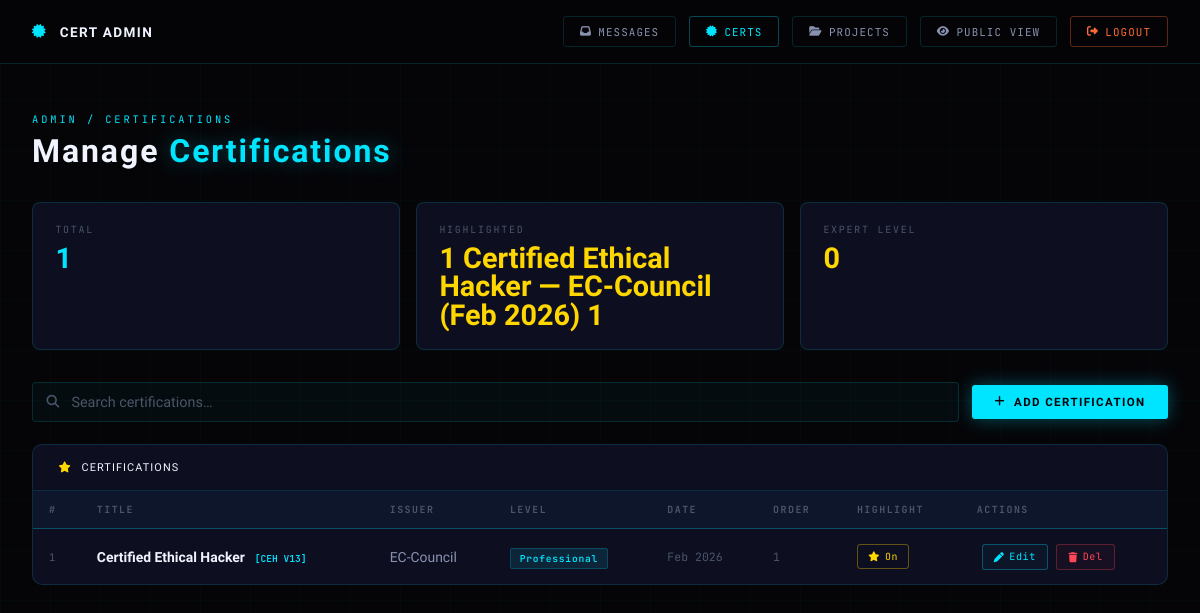
/dashboard/certs/ (signed in), run on the app's committed database.
### apps/portfolio/models.py (models this page shows)
class Certification(models.Model):
    LEVEL_CHOICES = [
        ('expert',       'Expert / Top Tier'),
        ('professional', 'Professional'),
        ('associate',    'Associate'),
        ('beginner',     'Beginner / Foundation'),
    ]
    title           = models.CharField(max_length=200)
    badge_label     = models.CharField(max_length=60, blank=True)
    issuer          = models.CharField(max_length=200)
    issue_date      = models.DateField()
    credential_id   = models.CharField(max_length=200, blank=True)
    credential_url  = models.URLField(blank=True)
    description     = models.TextField(blank=True)
    certificate_image = models.ImageField(upload_to='certificates/', blank=True, null=True)
    level           = models.CharField(max_length=20, choices=LEVEL_CHOICES, default='professional')
    is_highlighted  = models.BooleanField(default=False)
    display_order   = models.PositiveIntegerField(default=0)
    created_at      = models.DateTimeField(auto_now_add=True)
    class Meta:
        ordering = ['display_order', '-issue_date', '-created_at']
        verbose_name = 'Certification'
        verbose_name_plural = 'Certifications'
    def __str__(self):
        return f"{self.title} — {self.issuer} ({self.issue_date:%b %Y})"

### apps/portfolio/views.py (the view)
# urls.py: path('dashboard/certs/', views.cert_dashboard, name='cert_dashboard'),
@login_required
def cert_dashboard(request):
    certs         = Certification.objects.all().order_by('display_order', '-issue_date')
    alert_success = request.session.pop('cert_alert', None)
    return render(request, 'cert_dashboard.html', {'certs': certs, 'alert_success': alert_success})

### apps/portfolio/templates/cert_dashboard.html (shortened to what this page needs)
{% load static %}
<!DOCTYPE html>
<html lang="en">
<head>
  <link rel="stylesheet" href="https://cdnjs.cloudflare.com/ajax/libs/font-awesome/6.5.0/css/all.min.css">
</head>
<body>
<nav class="topbar">
  <div class="topbar-brand"><i class="fas fa-certificate"></i> CERT ADMIN</div>
  <div class="topbar-right">
    <a href="{% url 'dashboard' %}" class="btn-nav"><i class="fas fa-inbox"></i> Messages</a>
    <a href="{% url 'cert_dashboard' %}" class="btn-nav cyan"><i class="fas fa-certificate"></i> Certs</a>
    <a href="{% url 'project_dashboard' %}" class="btn-nav"><i class="fas fa-folder-open"></i> Projects</a>
    <a href="{% url 'certifications' %}" class="btn-nav" target="_blank"><i class="fas fa-eye"></i> Public View</a>
    <form method="post" action="{% url 'logout' %}" style="display:inline;">{% csrf_token %}
      <button type="submit" class="btn-logout"><i class="fas fa-sign-out-alt"></i> Logout</button>
    </form>
  </div>
</nav>
<main class="main">
  <div class="page-header">
    <div>
      <p class="page-eyebrow">Admin / Certifications</p>
      <h1 class="page-title">Manage <span class="accent">Certifications</span></h1>
    </div>
  </div>
  <div class="stats-row">
    <div class="stat-card">
      <div class="stat-label">Total</div>
      <div class="stat-value">{{ certs|length }}</div>
    </div>
    <div class="stat-card">
      <div class="stat-label">Highlighted</div>
      <div class="stat-value" style="color:var(--gold);">
        {% with count=0 %}{% for c in certs %}{% if c.is_highlighted %}{{ forloop.counter0|add:1 }}{% endif %}{% endfor %}{% endwith %}
        {{ certs|dictsort:"is_highlighted"|last|default:"-" }}
        <span id="hl-count">—</span>
      </div>
    </div>
    <div class="stat-card">
      <div class="stat-label">Expert Level</div>
      <div class="stat-value" style="color:var(--gold);" id="expert-count">—</div>
    </div>
  </div>
  <div class="toolbar">
    <div class="search-wrap">
      <i class="fas fa-search"></i>
      <input type="text" id="searchInput" class="search-input" placeholder="Search certifications…">
    </div>
    <a href="{% url 'cert_add' %}" class="btn-add"><i class="fas fa-plus"></i> Add Certification</a>
  </div>
  <div class="table-wrap">
    <div class="table-head"><i class="fas fa-star"></i> Certifications</div>
    <table id="certTable">
      <thead>
        <tr>
          <th>#</th>
          <th>Title</th>
          <th>Issuer</th>
          <th>Level</th>
          <th>Date</th>
          <th class="td-order">Order</th>
          <th>Highlight</th>
          <th>Actions</th>
        </tr>
      </thead>
      <tbody>
        {% for cert in certs %}
        <tr>
          <td style="font-family:var(--font-mono);font-size:.65rem;color:var(--text-lo);">{{ forloop.counter }}</td>
          <td class="td-title">
            {{ cert.title }}
            {% if cert.badge_label %}<span style="font-family:var(--font-mono);font-size:.6rem;color:var(--cyan);margin-left:.4rem;">[{{ cert.badge_label }}]</span>{% endif %}
          </td>
          <td>{{ cert.issuer }}</td>
          <td><span class="lvl-badge lvl-{{ cert.level }}">{{ cert.get_level_display }}</span></td>
          <td class="td-date">{{ cert.issue_date|date:"M Y" }}</td>
          <td class="td-order" style="font-family:var(--font-mono);font-size:.72rem;color:var(--text-lo);">{{ cert.display_order }}</td>
          <td>
            <form method="post" action="{% url 'cert_toggle_highlight' cert.pk %}" style="display:inline;">
              <button type="submit" class="hl-btn {% if cert.is_highlighted %}on{% else %}off{% endif %}">
                <i class="fas fa-star"></i> {% if cert.is_highlighted %}On{% else %}Off{% endif %}
              </button>
            </form>
          </td>
          <td>
            <a href="{% url 'cert_edit' cert.pk %}" class="btn-edit"><i class="fas fa-pen"></i> Edit</a>
            <form method="post" action="{% url 'cert_delete' cert.pk %}" style="display:inline;"
                  onsubmit="return confirm('Delete {{ cert.title }}?');">
              <button type="submit" class="btn-delete"><i class="fas fa-trash"></i> Del</button>
            </form>
          </td>
        </tr>
        {% empty %}
        <tr><td colspan="8">
          <div class="empty-state"><i class="fas fa-certificate"></i>No certifications yet. <a href="{% url 'cert_add' %}" style="color:var(--cyan);">Add one now.</a></div>
        </td></tr>
        {% endfor %}
      </tbody>
    </table>
  </div>
</main>
</body>
</html>

### data on the page
Certification: is_highlighted+title+issuer "Certified Ethical Hacker — EC-Council (Feb 2026)", title "Certified Ethical Hacker", badge_label "CEH V13", issuer "EC-Council", level "Professional", issue_date "Feb 2026", display_order "1", shows "On"

### other printed values
{{ certs|length }} "1"
